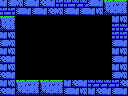

The image is a tile-based game level rendered from a .tmx file. Its description and complete source (layers, tilesets, objects, tile grids) follow:
An orthogonal 16x12 tile map with 8x8 px tiles, 1 tile layer (Tile Layer 1) and 8 objects (2x item, big-item, breakable-right, door-left, 4x4-item, ...).

<map version="1.0" orientation="orthogonal" renderorder="right-down" width="16" height="12" tilewidth="8" tileheight="8" nextobjectid="12">
 <tileset firstgid="1" name="tiles" tilewidth="8" tileheight="8" tilecount="256" columns="16">
  <image source="tiles.png" width="128" height="128" />
 </tileset>
 <layer name="Tile Layer 1" width="16" height="12">
  <data encoding="csv">
251,119,118,119,251,252,251,254,160,159,159,119,251,104,105,106,
160,254,119,251,119,251,252,118,119,251,119,251,118,120,121,122,
104,106,1,1,1,1,1,1,1,1,1,1,1,1,251,118,
120,122,1,1,1,1,1,1,1,1,1,1,1,1,254,159,
251,118,1,1,1,1,1,1,1,1,1,1,1,1,254,254,
119,118,1,1,1,1,1,1,1,1,1,1,1,1,119,251,
251,118,1,1,1,1,1,1,1,1,1,1,1,1,251,118,
252,251,1,1,1,1,1,1,1,1,1,1,1,1,119,251,
251,118,1,1,1,1,1,1,1,1,1,1,1,1,251,118,
252,251,1,1,1,1,1,1,1,1,1,1,1,1,119,118,
251,118,104,105,106,104,105,106,251,252,251,159,159,159,254,252,
252,251,120,121,122,120,121,122,119,251,118,251,252,251,119,251
</data>
 </layer>
 <objectgroup name="objects">
  <object id="1" type="item" x="32" y="64" width="16" height="16" />
  <object id="2" type="big-item" x="48" y="56" width="32" height="24" />
  <object id="4" type="breakable-right" x="112" y="48" width="16" height="32" />
  <object id="6" type="door-left" x="0" y="56" width="16" height="24" />
  <object id="8" type="4x4-item" x="48" y="48" width="32" height="32" />
  <object id="9" type="item" x="80" y="64" width="16" height="16" />
  <object id="10" type="door-right" x="112" y="56" width="16" height="24" />
  <object id="11" type="breakable-left" x="0" y="48" width="16" height="32" />
 </objectgroup>
</map>
